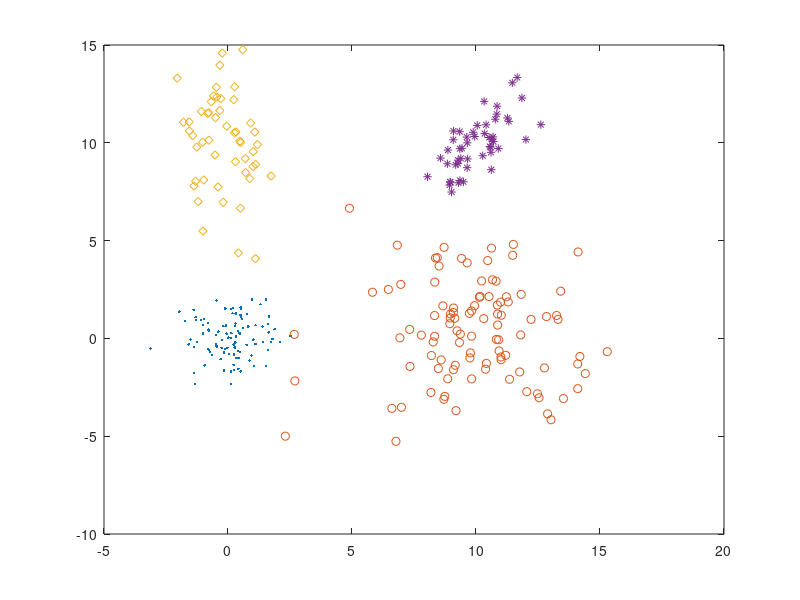

Here is the MATLAB script that generated this plot:

N = 100;
K = 50;


m1=repmat([0,0], N, 1);
S1= [1 0 ; 0 1];
X1=randn(N, 2) * sqrtm(S1) + m1;

m2=repmat([10,0], N, 1);
S2= [5 0 ; 0 5];
X2=randn(N, 2) * sqrtm(S2) + m2;

m3=repmat([0, 10], K, 1);
S3= [1 0 ; 0 5];
X3=randn(K, 2) * sqrtm(S3) + m3;

m4=repmat([10, 10], K, 1);
S4= [1 1 ; 1 2];
X4=randn(K, 2) * sqrtm(S4) + m4;



plot(X1(:, 1), X1(:, 2), '.');
hold on;
plot(X2(:, 1), X2(:, 2), 'o');
hold on;
plot(X3(:, 1), X3(:, 2), 'd');
hold on;
plot(X4(:, 1), X4(:, 2), '*');


save data1_1 X1 X2 X3 X4

